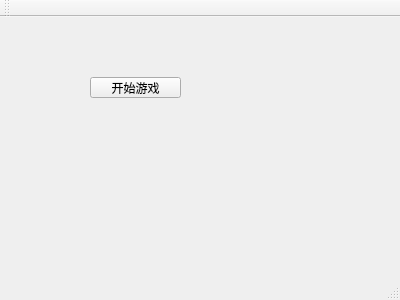
<?xml version="1.0" encoding="UTF-8"?>
<ui version="4.0">
 <class>MainWindow</class>
 <widget class="QMainWindow" name="MainWindow">
  <property name="geometry">
   <rect>
    <x>0</x>
    <y>0</y>
    <width>400</width>
    <height>300</height>
   </rect>
  </property>
  <property name="windowTitle">
   <string>MainWindow</string>
  </property>
  <widget class="QWidget" name="centralWidget">
   <widget class="QPushButton" name="pushButton">
    <property name="geometry">
     <rect>
      <x>90</x>
      <y>60</y>
      <width>91</width>
      <height>21</height>
     </rect>
    </property>
    <property name="text">
     <string>开始游戏</string>
    </property>
   </widget>
  </widget>
  <widget class="QMenuBar" name="menuBar">
   <property name="geometry">
    <rect>
     <x>0</x>
     <y>0</y>
     <width>400</width>
     <height>17</height>
    </rect>
   </property>
  </widget>
  <widget class="QToolBar" name="mainToolBar">
   <attribute name="toolBarArea">
    <enum>TopToolBarArea</enum>
   </attribute>
   <attribute name="toolBarBreak">
    <bool>false</bool>
   </attribute>
  </widget>
  <widget class="QStatusBar" name="statusBar"/>
 </widget>
 <layoutdefault spacing="6" margin="11"/>
 <resources/>
 <connections/>
</ui>
